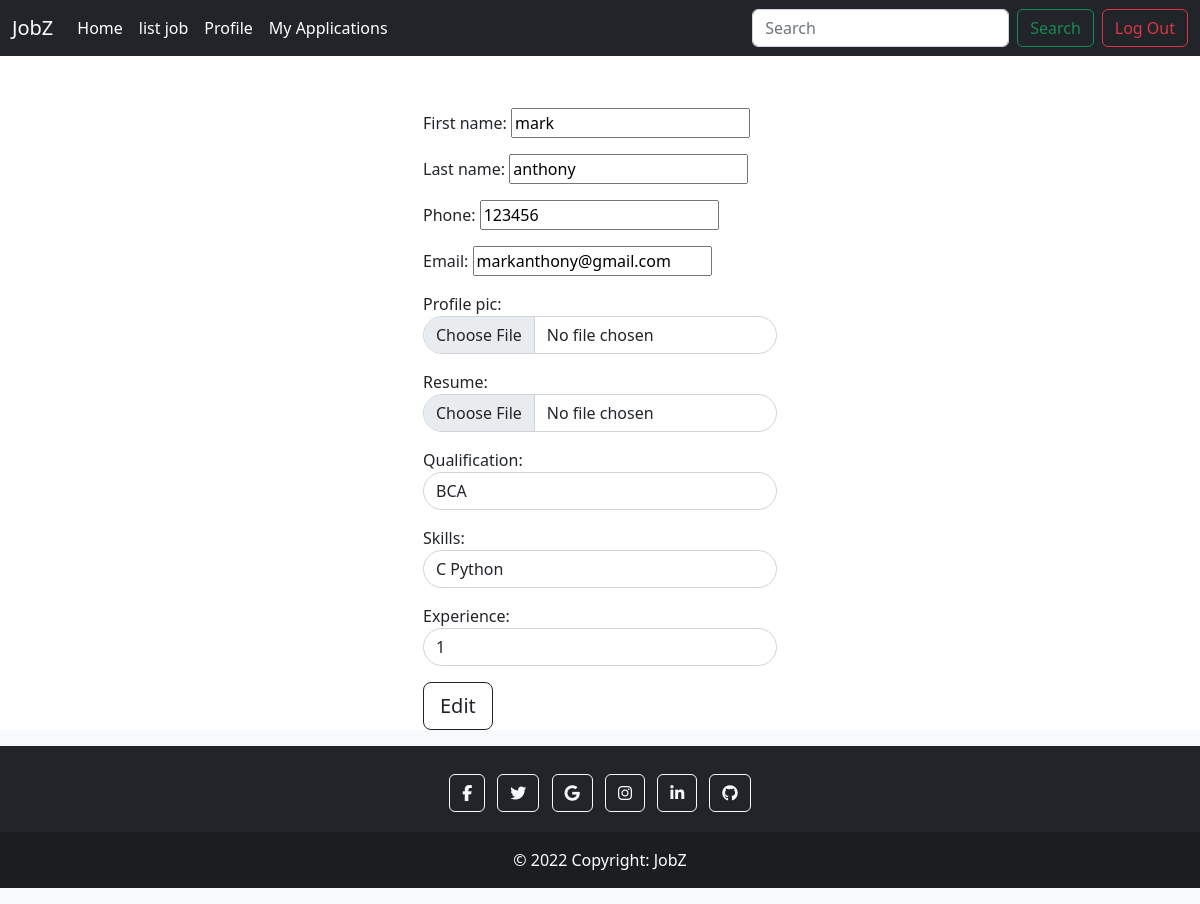
The app's page /candidate/profile/edit (signed in) with its own data.
### employer/models.py (models this page shows)
class User(AbstractUser):
    options = (
        ("employer", "employer"),
        ("candidate", "candidate")
    )
    role = models.CharField(max_length=120, choices=options, default="candidate")
    phone = models.CharField(max_length=12, null=True)

### candidate/models.py (models this page shows)
class CandidateProfile(models.Model):
    user = models.OneToOneField(User, on_delete=models.CASCADE, related_name="candidate")
    profile_pic = models.ImageField(upload_to="cand_profiles")
    resume = models.FileField(upload_to="cvs")
    qualification = models.CharField(max_length=120)
    skills = models.CharField(max_length=120)
    experience = models.PositiveIntegerField(default=0)

### candidate/views.py (the view, shortened to what this page needs)
# urls.py: path('profile/edit', views.CandidateProfileEditView.as_view(), name="cand-edit-profile"),
class CandidateProfileEditView(FormView):
    model = CandidateProfile
    template_name = "candidate/cand-profile-edit.html"
    form_class = CandidateProfileEditForm
    def get(self, request, *args, **kwargs):
        profile = CandidateProfile.objects.get(user=request.user)
        form = CandidateProfileEditForm(instance=profile, initial={
            'first_name': request.user.first_name,
            'last_name': request.user.last_name,
            'phone': request.user.phone,
            'email': request.user.email,
        })
        return render(request, self.template_name, {'form': form})

### candidate/forms.py
class CandidateProfileEditForm(forms.ModelForm):
    first_name = forms.CharField(max_length=120)
    last_name = forms.CharField(max_length=120)
    phone = forms.CharField(max_length=12)
    email = forms.EmailField()
    class Meta:
        model = CandidateProfile
        fields = [
            'first_name',
            'last_name',
            'phone',
            'email',
            'profile_pic',
            'resume',
            'qualification',
            'skills',
            'experience',
        ]
        widgets = {
            "profile_pic": forms.FileInput(attrs={"class": "form-control rounded-pill"}),
            "resume": forms.FileInput(attrs={"class": "form-control rounded-pill"}),
            "qualification": forms.TextInput(attrs={"class": "form-control rounded-pill"}),
            "skills": forms.TextInput(attrs={"class": "form-control rounded-pill"}),
            "experience": forms.NumberInput(attrs={"class": "form-control rounded-pill"}),
        }

### candidate/templates/candidate/cand-profile-edit.html (shortened to what this page needs)
{%extends 'candidate/base.html'%}
{%block body_block%}
<div class="row">
    <div class="col-4"></div>
    <div class="col-4 mt-5">
        <form action="" method="post" enctype="multipart/form-data">
            {{form.as_p}}
            <input class="btn btn-outline-dark btn-lg btn-block "  type="submit" value="Edit">
        </form>
    </div>
    <div class="col-4"></div>
</div>
{%endblock%}

### records on screen
User: first_name "mark", last_name "anthony", phone "123456", email "markanthony@gmail.com"
CandidateProfile: qualification "BCA", skills "C Python", experience "1"
